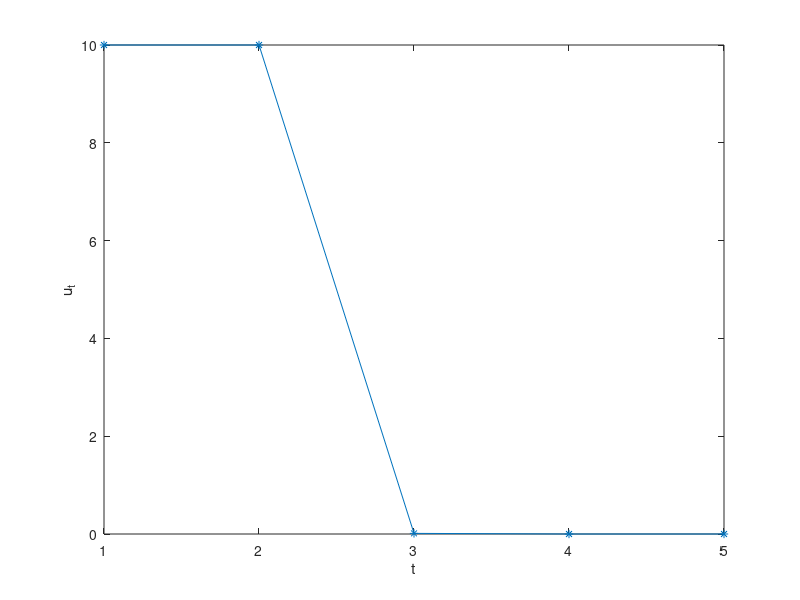

MATLAB code for this plot:
f = @(u,v,r) r.*(u.^2).*exp(-v);

u_start = 10;
v_start = 10;
r_current = exp(1)+0.1;
iteration = 5;

fVec = zeros(1, iteration);
fVec(1) = v_start;
fVec(2) = u_start;

for i = 3:iteration
    fVec(i) = f(fVec(i-1), fVec(i-2), r_current);
end

plot(1:iteration, fVec, '*-');
xlabel('t');
ylabel('u_t');